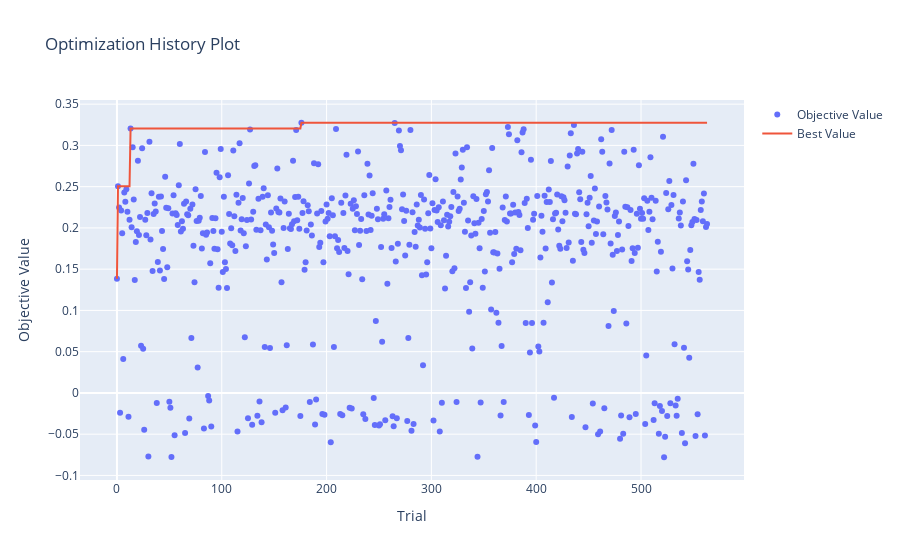

Source (notebook cell):
### Markdown cell above
## Visualizar Resultados

### Code cell
# Mostrar chart com trials do optuna
fig = optuna.visualization.plot_optimization_history(estudo_ag)
fig.show()

### Figure 1 — Plotly figure (JSON) as saved in the notebook; plotly's stock layout.template omitted (floating-point values rounded to 4 significant figures; data arrays with more than 128 entries replaced by an {"elided": "..."} marker saying what was removed)
{"data": [{"mode": "markers", "name": "Objective Value", "type": "scatter", "x": {"elided": "564 int values"}, "y": {"elided": "564 float values"}}, {"mode": "lines", "name": "Best Value", "type": "scatter", "x": {"elided": "564 int values"}, "y": {"elided": "564 float values"}}, {"marker": {"color": "#cccccc"}, "mode": "markers", "name": "Infeasible Trial", "showlegend": false, "type": "scatter", "x": [], "y": []}], "layout": {"title": {"text": "Optimization History Plot"}, "xaxis": {"title": {"text": "Trial"}}, "yaxis": {"title": {"text": "Objective Value"}}}}
